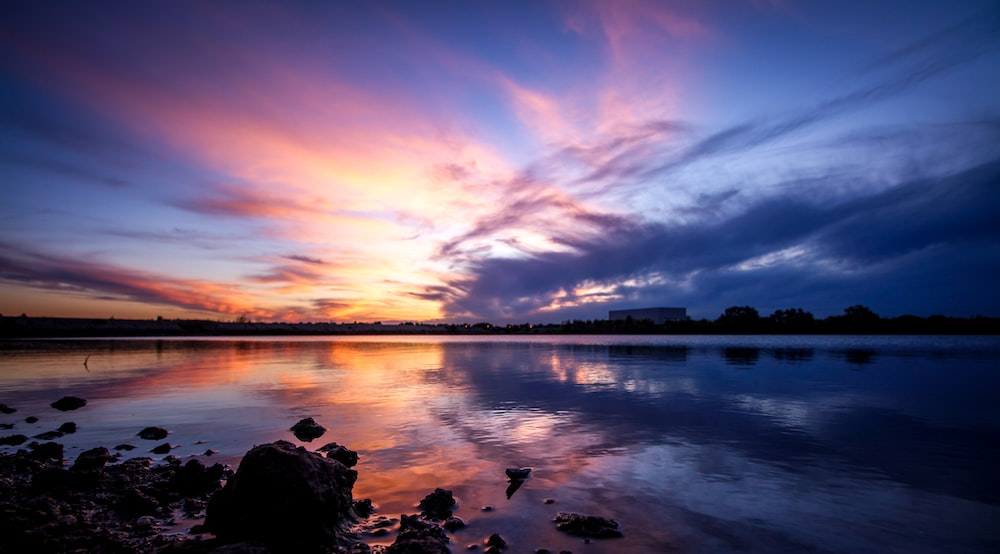
#> input picture Image processing/7prac_class/high.jpeg, 1000 x 554 px, found by its file name
$ python prac1.py
#> lines starting #> are read from the running program, lines starting #| are printed output that depends on the picture
# add noise then
# a median filter
#b gaussian filter

import matplotlib.pyplot as plt
import numpy as np
import random

image=plt.imread('E:\\COLLEGE 5TH SEM\\college\\7prac_class\\high.jpeg')
#> image is the input picture: shape (554, 1000, 3); mean R, G, B 92.9, 83.2, 114.7

# for grey scale

def greyscale(image):
    height,width=image.shape[:2]
#> height = 554; width = 1000
    greyimage=np.zeros((height,width),dtype=np.uint8)

    for i in range(height):
        for j in range(width):
            red=image[i,j,0]
            green=image[i,j,1]
            blue=image[i,j,2]
            greyimage[i,j]=0.3*red+0.58*green+0.11*blue
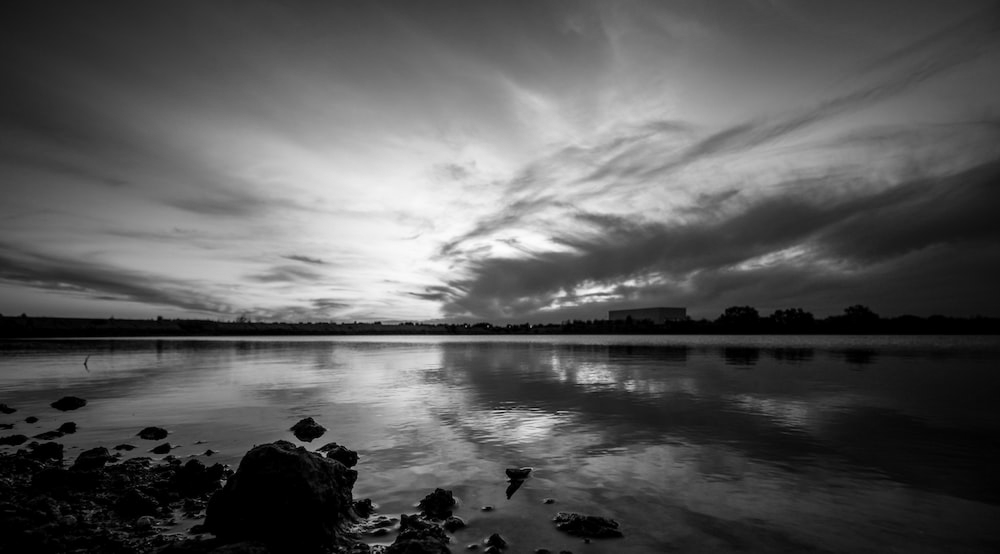
#> greyimage: shape (554, 1000); min 0, max 252, mean 88.3
    return greyimage

def saltpepper(image,density):
#> called with density = 0.1
    output=np.zeros(image.shape,np.uint8)
    threshold=1-density

    for i in range(image.shape[0]):
        for j in range (image.shape[1]):
            possibility=random.random()
            if(possibility<density):
                output[i][j]=0
            elif(possibility>threshold):
                output[i][j]=255
            else:
                output[i][j]=image[i][j]
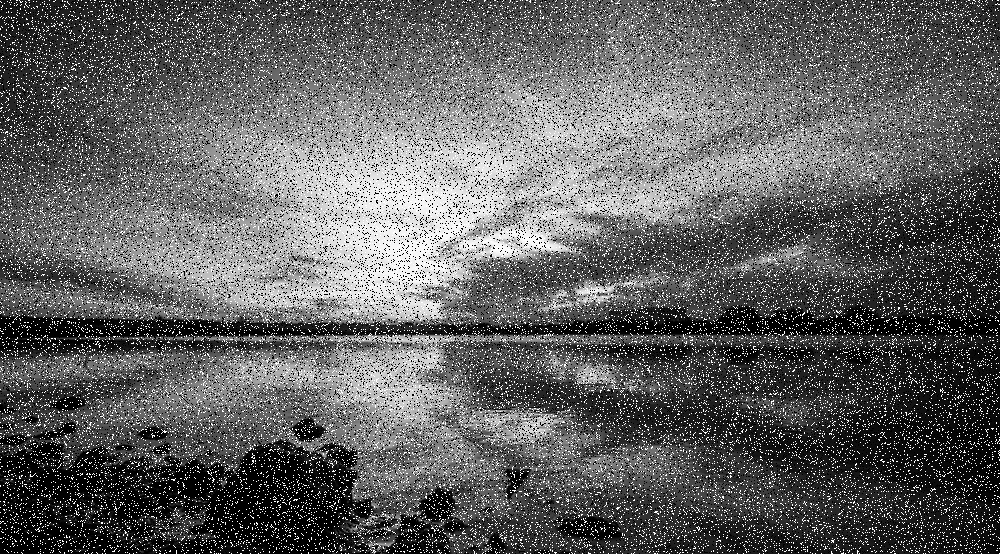
#> output: shape (554, 1000); min 0, max 255, mean 96
    return output

grey=greyscale(image)
imageWithNoise=saltpepper(grey, 0.1)

plt.imshow(grey,cmap='gray')
plt.show()

plt.imshow(imageWithNoise,cmap='gray')
plt.show()
